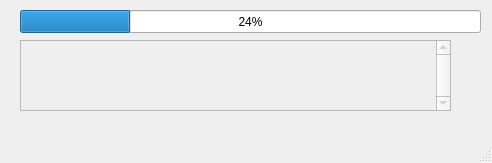
<?xml version="1.0" encoding="UTF-8"?>
<ui version="4.0">
 <class>CheckSystem</class>
 <widget class="QMainWindow" name="CheckSystem">
  <property name="windowModality">
   <enum>Qt::WindowModal</enum>
  </property>
  <property name="geometry">
   <rect>
    <x>0</x>
    <y>0</y>
    <width>492</width>
    <height>163</height>
   </rect>
  </property>
  <property name="focusPolicy">
   <enum>Qt::StrongFocus</enum>
  </property>
  <property name="windowTitle">
   <string>MainWindow</string>
  </property>
  <property name="documentMode">
   <bool>false</bool>
  </property>
  <property name="tabShape">
   <enum>QTabWidget::Rounded</enum>
  </property>
  <widget class="QWidget" name="centralwidget">
   <widget class="QProgressBar" name="progressBar">
    <property name="geometry">
     <rect>
      <x>20</x>
      <y>10</y>
      <width>461</width>
      <height>23</height>
     </rect>
    </property>
    <property name="value">
     <number>24</number>
    </property>
   </widget>
   <widget class="QTextEdit" name="textEdit">
    <property name="enabled">
     <bool>false</bool>
    </property>
    <property name="geometry">
     <rect>
      <x>20</x>
      <y>40</y>
      <width>431</width>
      <height>71</height>
     </rect>
    </property>
    <property name="verticalScrollBarPolicy">
     <enum>Qt::ScrollBarAlwaysOn</enum>
    </property>
    <property name="readOnly">
     <bool>true</bool>
    </property>
   </widget>
  </widget>
  <widget class="QMenuBar" name="menubar">
   <property name="geometry">
    <rect>
     <x>0</x>
     <y>0</y>
     <width>492</width>
     <height>21</height>
    </rect>
   </property>
  </widget>
  <widget class="QStatusBar" name="statusbar"/>
 </widget>
 <resources/>
 <connections/>
</ui>
